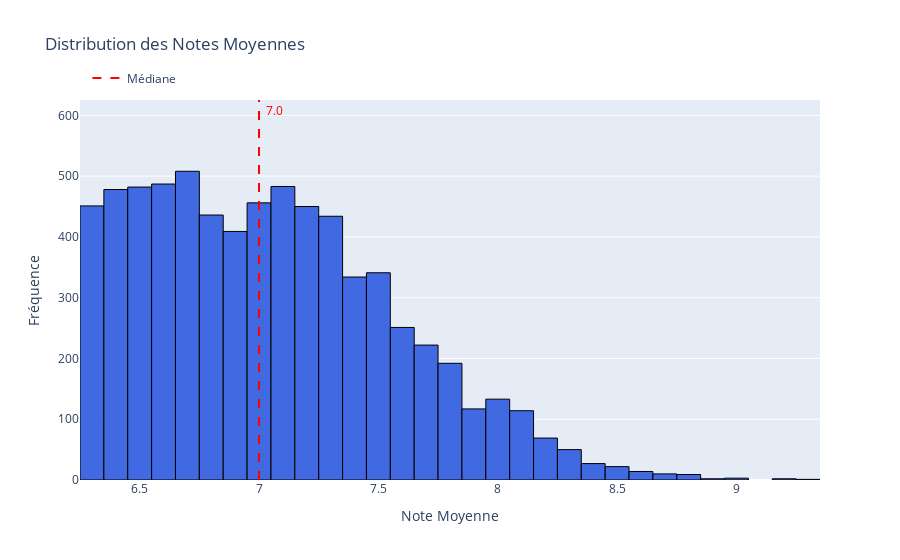
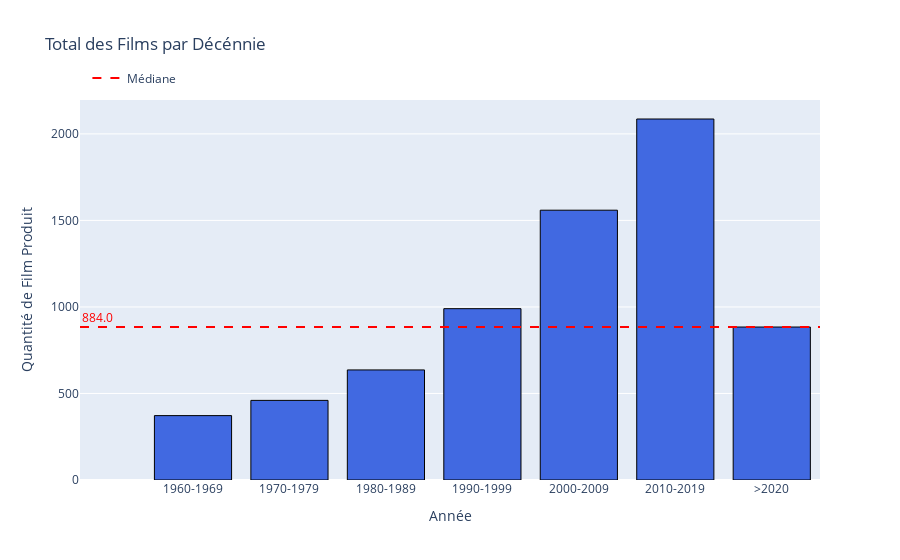
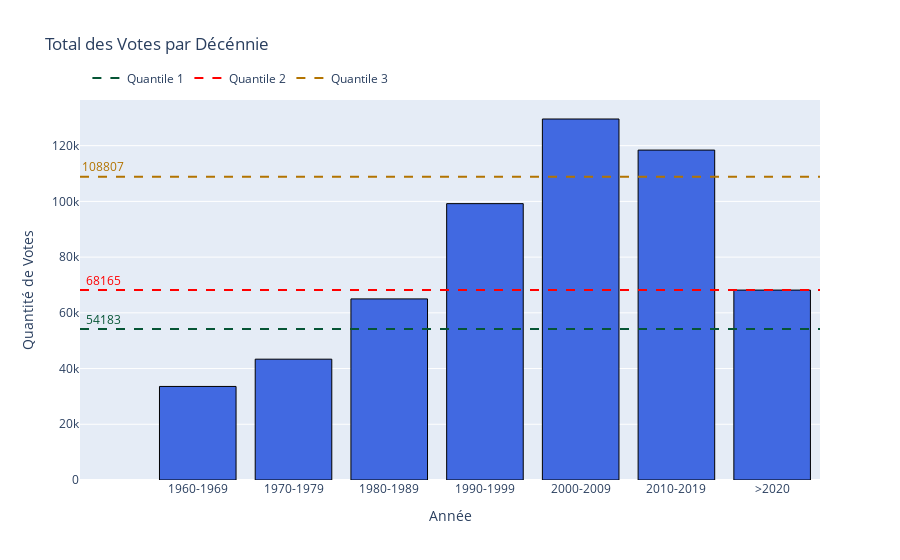

Write notebook code for charts like these, in order.
### Markdown cell above
- On peut désormais ré-afficher la distribution des notes moyennes, le total des films par décénnie et le nombre moyen des votes par décénnies

### Code cell
figs = movies_by_decades(df)

for fig in figs:
    fig.show()

### Figure 1 — Plotly figure (JSON) as saved in the notebook; plotly's stock layout.template omitted (floating-point values rounded to 4 significant figures; data arrays with more than 128 entries replaced by an {"elided": "..."} marker saying what was removed)
{"data": [{"marker": {"color": "royalblue", "line": {"color": "black", "width": 1}}, "showlegend": false, "type": "histogram", "x": {"elided": "6987 float values"}}, {"line": {"color": "red", "dash": "dash", "width": 2}, "mode": "lines", "name": "Médiane", "type": "scatter", "x": [null], "y": [null]}], "layout": {"annotations": [{"font": {"color": "red"}, "name": "Median", "showarrow": false, "text": "7.0", "x": 7, "xshift": 15, "y": 608}], "legend": {"orientation": "h", "x": 0.01, "xanchor": "left", "y": 1.02, "yanchor": "bottom"}, "shapes": [{"line": {"color": "red", "dash": "dash", "width": 2}, "type": "line", "x0": 7, "x1": 7, "y0": 0, "y1": 1, "yref": "paper"}], "title": {"text": "Distribution des Notes Moyennes"}, "xaxis": {"title": {"text": "Note Moyenne"}}, "yaxis": {"title": {"text": "Fréquence"}}}}

### Figure 2 — Plotly figure (JSON) as saved in the notebook; plotly's stock layout.template omitted (floating-point values rounded to 4 significant figures)
{"data": [{"marker": {"color": "royalblue", "line": {"color": "black", "width": 1}}, "showlegend": false, "type": "bar", "x": ["1960-1969", "1970-1979", "1980-1989", "1990-1999", "2000-2009", "2010-2019", ">2020"], "y": [372, 460, 636, 990, 1559, 2086, 884]}, {"line": {"color": "red", "dash": "dash", "width": 2}, "mode": "lines", "name": "Médiane", "type": "scatter", "x": [null], "y": [null]}], "layout": {"annotations": [{"font": {"color": "red"}, "showarrow": false, "text": "884.0", "x": -0.99, "y": 884, "yshift": 10}], "legend": {"orientation": "h", "x": 0.01, "xanchor": "left", "y": 1.02, "yanchor": "bottom"}, "shapes": [{"line": {"color": "red", "dash": "dash", "width": 2}, "type": "line", "x0": 0, "x1": 1, "xref": "paper", "y0": 884, "y1": 884}], "title": {"text": "Total des Films par Décénnie"}, "xaxis": {"title": {"text": "Année"}}, "yaxis": {"title": {"text": "Quantité de Film Produit"}}}}

### Figure 3 — Plotly figure (JSON) as saved in the notebook; plotly's stock layout.template omitted (floating-point values rounded to 4 significant figures)
{"data": [{"marker": {"color": "royalblue", "line": {"color": "black", "width": 1}}, "showlegend": false, "type": "bar", "x": ["1960-1969", "1970-1979", "1980-1989", "1990-1999", "2000-2009", "2010-2019", ">2020"], "y": [33580.0, 43360.0, 65000.0, 99200.0, 129600.0, 118400.0, 68170.0]}, {"line": {"color": "#065535", "dash": "dash", "width": 2}, "mode": "lines", "name": "Quantile 1", "type": "scatter", "x": [null], "y": [null]}, {"line": {"color": "#ff0000", "dash": "dash", "width": 2}, "mode": "lines", "name": "Quantile 2", "type": "scatter", "x": [null], "y": [null]}, {"line": {"color": "#b37400", "dash": "dash", "width": 2}, "mode": "lines", "name": "Quantile 3", "type": "scatter", "x": [null], "y": [null]}], "layout": {"annotations": [{"font": {"color": "#065535"}, "showarrow": false, "text": "54183", "x": -0.99, "y": 54180.0, "yshift": 10}, {"font": {"color": "#ff0000"}, "showarrow": false, "text": "68165", "x": -0.99, "y": 68170.0, "yshift": 10}, {"font": {"color": "#b37400"}, "showarrow": false, "text": "108807", "x": -0.99, "y": 108800.0, "yshift": 10}], "legend": {"orientation": "h", "x": 0.01, "xanchor": "left", "y": 1.02, "yanchor": "bottom"}, "shapes": [{"line": {"color": "#065535", "dash": "dash", "width": 2}, "type": "line", "x0": 0, "x1": 1, "xref": "paper", "y0": 54180.0, "y1": 54180.0}, {"line": {"color": "#ff0000", "dash": "dash", "width": 2}, "type": "line", "x0": 0, "x1": 1, "xref": "paper", "y0": 68170.0, "y1": 68170.0}, {"line": {"color": "#b37400", "dash": "dash", "width": 2}, "type": "line", "x0": 0, "x1": 1, "xref": "paper", "y0": 108800.0, "y1": 108800.0}], "title": {"text": "Total des Votes par Décénnie"}, "xaxis": {"title": {"text": "Année"}}, "yaxis": {"title": {"text": "Quantité de Votes"}}}}
